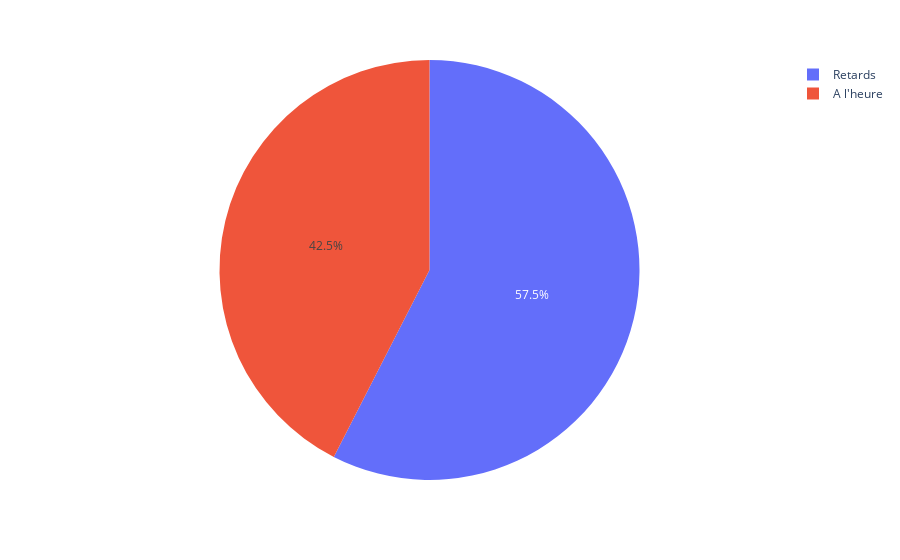

Here is the notebook cell this chart was saved with:
### Code cell
# Calcul de la proportion
total = len(df_delay)
f_retards = len(df_delay[df_delay['delay_at_checkout_in_minutes'] > 0])
f_non_retards = len(df_delay[df_delay['delay_at_checkout_in_minutes'] <= 0])

# Création d'un DataFrame pour le diagramme à secteurs
df_delay_pie = pd.DataFrame({
    'Type': ['Retards', 'A l\'heure'],
    'Proportion': [f_retards / total, f_non_retards / total]
})

# Création du diagramme à secteurs
fig = px.pie(df_delay_pie, values='Proportion', names='Type')
fig.show()

### Figure 1 — Plotly figure (JSON) as saved in the notebook; plotly's stock layout.template omitted (floating-point values rounded to 4 significant figures)
{"data": [{"domain": {"x": [0, 1], "y": [0, 1]}, "hovertemplate": "Type=%{label}<br>Proportion=%{value}<extra></extra>", "labels": ["Retards", "A l'heure"], "legendgroup": "", "name": "", "showlegend": true, "type": "pie", "values": [0.4413, 0.3258]}], "layout": {"legend": {"tracegroupgap": 0}, "margin": {"t": 60}}}
